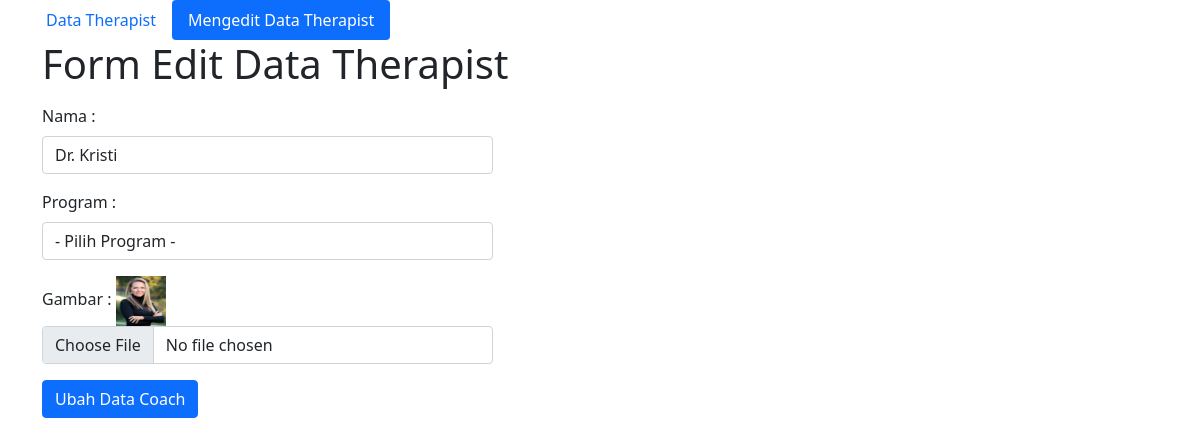
Page /Therapist/editTherapist.php?id=1 (signed in) on the committed database.
### tables this page shows
CREATE TABLE `therapist` (
  `id` int(11) NOT NULL,
  `nama` varchar(50) NOT NULL,
  `program` varchar(100) NOT NULL,
  `gambar` varchar(100) NOT NULL
);

### Therapist/functions.php (called while the page is built, shortened)
<?php
function koneksi() {
    $conn = mysqli_connect("localhost", "root", "", "pw2022_a_213040008") or die('koneksi gagal !');
    return $conn;
}
function query($query) {
    $conn = koneksi();
    $result = mysqli_query($conn, $query)or die(mysqli_error($conn));
    $rows = [];
    while ($row = mysqli_fetch_assoc($result)) {
    $rows[] = $row;
 }
 return $rows;
}

### Therapist/editTherapist.php (the view, shortened to what this page needs)
<?php
require '../Therapist/functions.php';
    $id = $_GET["id"];
    $trp = query("SELECT * FROM therapist WHERE id = $id")[0];
?>
<!doctype html>
<html lang="en">
<head>
    <link href="https://cdn.jsdelivr.net/npm/bootstrap@5.1.3/dist/css/bootstrap.min.css" rel="stylesheet"
>
</head>
<body>
    <ul class="nav nav-pills container">
        <li class="nav-item">
            <a class="nav-link" aria-current="page" href="../Coach/coach.php">Data Therapist</a>
        </li>
        <li class="nav-item">
            <a class="nav-link active" href="#">Mengedit Data Therapist</a>
        </li>
    </ul>
    <div class="container">
        <h1>Form Edit Data Therapist</h1>
        <div class="row mt-3">
            <div class="col-5">
                <form action="" method="POST" autocomplete="off" enctype="multipart/form-data">
                    <div class="mb-3">
                        <label for="nama" class="form-label">Nama : </label>
                        <input type="text" class="form-control" id="nama" name="nama" required
                            value="<?= $trp["nama"]; ?>">
                    </div>
                    <div class="mb-3">
                        <label for="email" class="form-label" required>Program : </label>
                        <select class="form-control" name="program" id="program" value="<?= $trp["gambar"]; ?>">
                            <option value="">- Pilih Program -</option>
                        </select>
                    </div>
                    <div class="mb-3">
                        <label for="gambar" class="form-label">Gambar : </label>
                        <img src="../Coach/img/<?= $trp['gambar']; ?>" width="50" height="50">
                        <input type="file" class="form-control" id="gambar" name="gambar">
                    </div>
                    <button type="submit" name="ubah" class="btn btn-primary">Ubah Data Coach</button>
                </form>
            </div>
        </div>
    </div>
</body>
</html>

### rows in the picture
therapist: nama "Dr. Kristi", gambar (picture)
